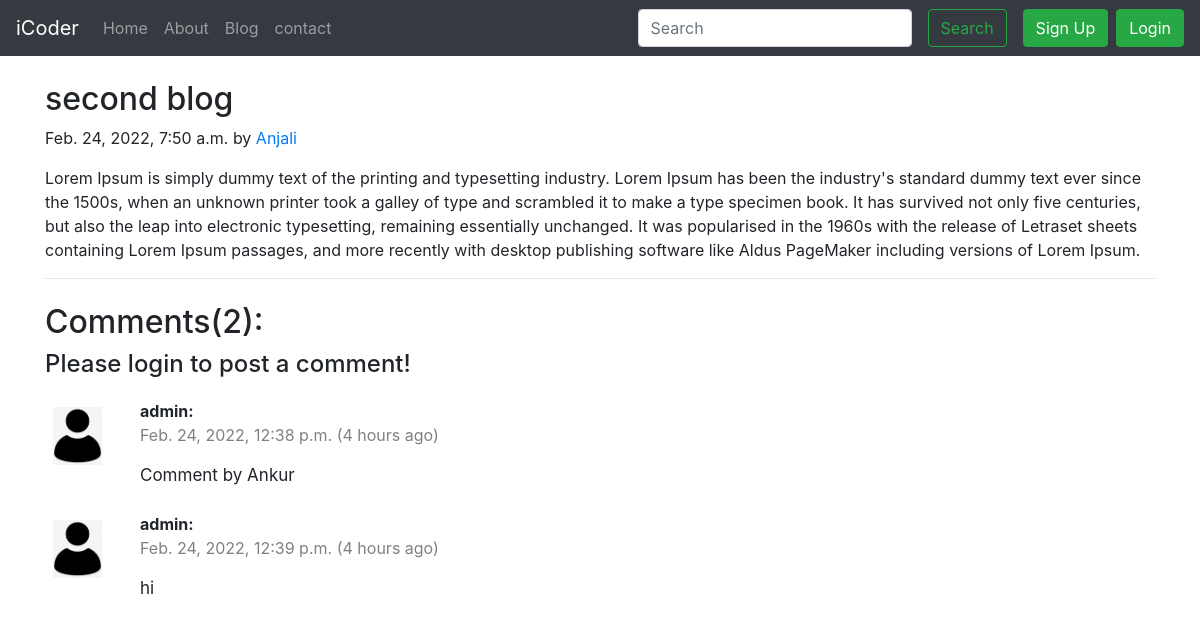
Page /blog/2 on the committed database.
### blog/models.py (models this page shows, shortened)
class BlogPost(models.Model):
    sno = models.AutoField(primary_key=True)
    title = models.CharField(max_length=50)
    author = models.CharField(max_length=20)
    content = models.TextField()
    timestamp = models.DateTimeField(auto_now_add=True, blank=True)

class Comments(models.Model):
    sno = models.AutoField(primary_key=True)
    comment = models.TextField()
    user = models.ForeignKey(User, on_delete=models.CASCADE)
    post = models.ForeignKey(BlogPost,on_delete=models.CASCADE)
    parent = models.ForeignKey('self', on_delete=models.CASCADE, null=True)
    timestamp = models.DateTimeField(default=now)
    def __str__(self):
        return self.comment

### blog/views.py (the view)
# urls.py: path("<int:sno>", views.viewBlog, name="View Blog"),
def viewBlog(request, sno):
    if request.method == 'GET':
        blog = BlogPost.objects.filter(sno=sno).first()
        postcomments = Comments.objects.filter(post=sno, parent=None)
        replies = Comments.objects.filter(post=sno).exclude(parent=None)
        replyDict = {}
        for reply in replies:
            if reply.parent.sno not in replyDict.keys():
                replyDict[reply.parent.sno] = [reply]
            else:
                replyDict[reply.parent.sno].append(reply)
        print(postcomments, replies)
        print(replyDict)
        view_blog = {'post': blog, 'comment': postcomments, 'user':request.user, 'replyDict':replyDict}
    return render(request, 'blog/blogPost.html', view_blog)

### blog/templatetags/get_dict.py (called while the page is built)
@register.filter(name="get_dict")
def get_dict(dict, key):
    return dict.get(key)

### templates/blog/blogPost.html (shortened to what this page needs)
{% extends 'base.html' %}
{% load static %}
{% load humanize %}
{% load get_dict %}
{% block body %}
<div class="container">
    <div class="blog-post my-4">
        <h2 class="blog-post-title">{{post.title}}</h2>
        <p class="blog-post-meta">{{post.timestamp}} by <a href="#">{{post.author}}</a></p>
        <p>{{post.content}}</p>
        <hr>
    </div>
</div>
<div class="container">
    <h2>Comments({{comment.count}}):</h2>
    {% if user.is_authenticated %}
    <form action="/blog/post_comment" method="post">
        {% csrf_token %}
        <div class="form-group">
            <label for="exampleInputEmail1">Post Comment</label>
            <input type="text" class="form-control" id="exampleInputEmail1" aria-describedby="emailHelp" name="comment"
                placeholder="Enter comment here..">
        </div>
        <input type="hidden" name="postid" value={{post.sno}}>
        <input type="hidden" name="postid" value="">
        <button type="submit" class="btn btn-primary">Submit</button>
    </form>
    {% else %}
    <h4>Please login to post a comment!</h4>
    {% endif %}
    {% for comment in comment %}
    <div class="row my-3">
        <div class="col-md-1 my-1"><img src="{% static 'img/user.png' %}" class="rounded mx-auto d-block w-100 p-2"
                alt="#"></div>
        <div class="col-md-11 my-1"><b>{{comment.user}}:</b><br>
            <p style="color: grey;">{{comment.timestamp}} ({{comment.timestamp|naturaltime}}) </p>
            <div style="font-size: 17px;">{{comment.comment}}</div>
        </div>
    </div>
    {% endfor %}
</div>
{% endblock body %}

### rows in the picture
BlogPost: title "second blog", timestamp "Feb. 24, 2022, 7:50 a.m.", author "Anjali", content "Lorem Ipsum is simply dummy text of the printing and typesetting industry. Lorem Ipsum has been the industry's standard dummy text ever since the 1500s, when an unknown printer took a galley of type and scrambled it to make a type specimen book. It has survived not only five centuries, but also the leap into electronic typesetting, remaining essentially unchanged. It was popularised in the 1960s with the release of Letraset sheets containing Lorem Ipsum passages, and more recently with desktop publishing software like Aldus PageMaker including versions of Lorem Ipsum."
Comments: user "admin", timestamp "Feb. 24, 2022, 12:38 p.m.", timestamp "4 hours ago", comment "Comment by Ankur"
Comments: user "admin", timestamp "Feb. 24, 2022, 12:39 p.m.", timestamp "4 hours ago", comment "hi"

### other values in the picture
{{ comment.count }} "2"
